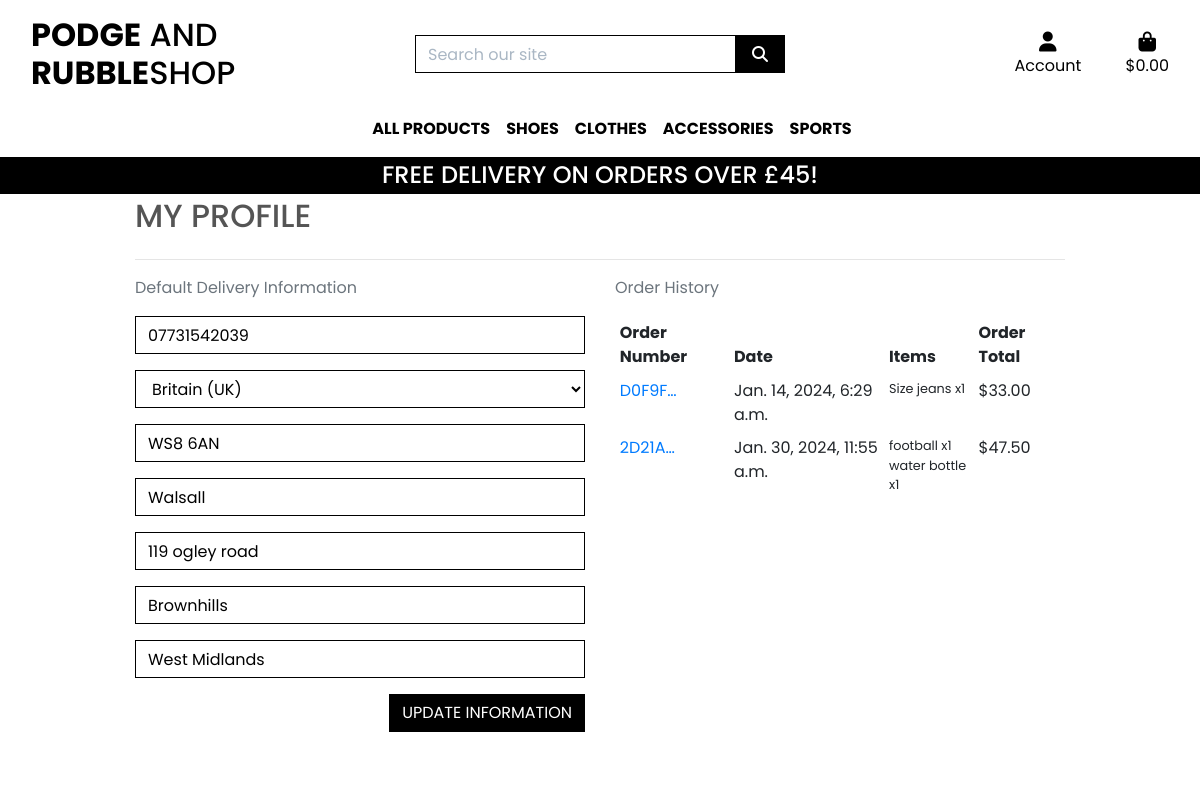
Screenshot of /profile/ (signed in) with the database file from the repository.
### profiles/models.py (models this page shows, shortened)
class UserProfile(models.Model):
    user = models.OneToOneField(User, on_delete=models.CASCADE)
    default_phone_number = models.CharField(max_length=20, null=True, blank=True)
    default_country = CountryField(blank_label='Country', null=True, blank=True)
    default_postcode = models.CharField(max_length=20, null=True, blank=True)
    default_town_or_city = models.CharField(max_length=40, null=True, blank=True)
    default_street_address1 = models.CharField(max_length=80, null=True, blank=True)
    default_street_address2 = models.CharField(max_length=80, null=True, blank=True)
    default_county = models.CharField(max_length=80, null=True, blank=True)

### checkout/models.py (models this page shows, shortened)
class Order(models.Model):
    order_number = models.CharField(max_length=32, null=False, editable=False)
    user_profile = models.ForeignKey(UserProfile, on_delete=models.SET_NULL,
                                     null=True, blank=True, related_name='orders')
    full_name = models.CharField(max_length=50, null=False, blank=False)
    email = models.EmailField(max_length=254, null=False, blank=False)
    phone_number = models.CharField(max_length=20, null=False, blank=False)
    country = CountryField(blank_label='Country *', null=False, blank=False)
    postcode = models.CharField(max_length=20, null=True, blank=True)
    town_or_city = models.CharField(max_length=40, null=False, blank=False)
    street_address1 = models.CharField(max_length=80, null=False, blank=False)
    street_address2 = models.CharField(max_length=80, null=True, blank=True)
    county = models.CharField(max_length=80, null=True, blank=True)
    date = models.DateTimeField(auto_now_add=True)
    delivery_cost = models.DecimalField(max_digits=6, decimal_places=2, null=False, default=0)
    order_total = models.DecimalField(max_digits=10, decimal_places=2, null=False, default=0)
    grand_total = models.DecimalField(max_digits=10, decimal_places=2, null=False, default=0)
    original_bag = models.TextField(null=False, blank=False, default='')
    stripe_pid = models.CharField(max_length=254, null=False, blank=False, default='')

class OrderLineItem(models.Model):
    order = models.ForeignKey(Order, null=False, blank=False, on_delete=models.CASCADE, related_name='lineitems')
    product = models.ForeignKey(Product, null=False, blank=False, on_delete=models.CASCADE)
    product_size = models.CharField(max_length=2, null=True, blank=True) # XS, S, M, L, XL
    quantity = models.IntegerField(null=False, blank=False, default=0)
    lineitem_total = models.DecimalField(max_digits=6, decimal_places=2, null=False, blank=False, editable=False)

### products/models.py (models this page shows, shortened)
class Product(models.Model):
    price = models.DecimalField(
        max_digits=6,
        decimal_places=2)
    discount_price = models.DecimalField(
        max_digits=6,
        decimal_places=2)
    sku = models.CharField(
        max_length=254)
    name = models.CharField(
        max_length=254)
    product_description = models.TextField()
    sizes = models.BooleanField(
        default=False,
        null=True,
        blank=True)
    category = models.CharField(max_length=20)
    gender = models.CharField(max_length=10)
    product_type = models.CharField(max_length=20)
    name = models.CharField(max_length=254)
    gender = models.ForeignKey(
        'Gender',
        null=True,
        blank=True,
        on_delete=models.SET_NULL)
    category = models.ForeignKey(
        'Category',
        null=True,
        blank=True,
        on_delete=models.SET_NULL)
    sub_category = models.ForeignKey(
        'SubCategory',
        null=True,
        blank=True,
        on_delete=models.SET_NULL)
    product_type = models.ForeignKey(
        'ProductType',
        null=True,
        blank=True,
        on_delete=models.SET_NULL)
    image = models.ImageField(
        blank=True,
        null=True)

### profiles/views.py (the view)
# urls.py: path('profile/', include('profiles.urls')),
@login_required
def profile(request):
    profile = get_object_or_404(UserProfile, user=request.user)
    if request.method == 'POST':
        form = UserProfileForm(request.POST, instance=profile)
        if form.is_valid():
            form.save()
            messages.success(request, 'Profile updated successfully')
        else:
            messages.error(request, 'Update failed. Please ensure the form is valid.')
    else:
        form = UserProfileForm(instance=profile)
    orders = profile.orders.all()
    template = 'profiles/profile.html'
    context = {
        'form': form,
        'orders': orders,
        'on_profile_page': True
    }
    return render(request, template, context)

### profiles/forms.py
class UserProfileForm(forms.ModelForm):
    class Meta:
        model = UserProfile
        exclude = ('user',)
    def __init__(self, *args, **kwargs):
        super().__init__(*args, **kwargs)
        placeholders = {
            'default_phone_number': 'Phone Number',
            'default_postcode': 'Postal Code',
            'default_town_or_city': 'Town or City',
            'default_street_address1': 'Street Address 1',
            'default_street_address2': 'Street Address 2',
            'default_county': 'County, State or Locality',
        }
        self.fields['default_phone_number'].widget.attrs['autofocus'] = True
        for field in self.fields:
            if field != 'default_country':
                if self.fields[field].required:
                    placeholder = f'{placeholders[field]} *'
                else:
                    placeholder = placeholders[field]
                self.fields[field].widget.attrs['placeholder'] = placeholder
            self.fields[field].widget.attrs['class'] = 'border-black rounded-0 profile-form-input'
            self.fields[field].label = False

### bag/contexts.py (called while the page is built, shortened)
def bag_contents(request):
    bag_items = []
    total = 0
    product_count = 0
    bag = request.session.get('bag', {})
    if total < settings.FREE_DELIVERY_THRESHOLD:
        delivery = total * Decimal(settings.STANDARD_DELIVERY_PERCENTAGE / 100)
        free_delivery_delta = settings.FREE_DELIVERY_THRESHOLD - total
    else:
        delivery = 0
        free_delivery_delta = 0
    grand_total = delivery + total
    context = {
        'bag_items': bag_items,
        'total': total,
        'product_count': product_count,
        'delivery': delivery,
        'free_delivery_delta': free_delivery_delta,
        'free_delivery_threshold': settings.FREE_DELIVERY_THRESHOLD,
        'grand_total': grand_total,
    }
    return context

### profiles/templates/profiles/profile.html (shortened to what this page needs)
{% extends "base.html" %}
{% load static %}
{% block extra_css %}
    <link rel="stylesheet" href="{% static 'profiles/css/profile.css' %}">
{% endblock %}
{% block page_header %}
    <div class="container header-container">
    </div>
{% endblock %}
{% block content %}
    <div class="overlay"></div>
    <div class="container">
        <div class="row">
            <div class="col">
                <h2 class="logo-font mb-4">My Profile</h2>
                <hr>
            </div>
        </div>
        <div class="row">
            <div class="col-12 col-lg-6">
                <p class="text-muted">Default Delivery Information</p>
                <form class="mt-3" action="{% url 'profile' %}" method="POST" id="profile-update-form">
                    {{ form|crispy }}
                    <button class="btn btn-black rounded-0 text-uppercase float-right">Update Information</button>
                </form>
            </div>
            <div class="col-12 col-lg-6">
                <p class="text-muted">Order History</p>
                <div class="order-history table-responsive">
                    <table class="table table-sm table-borderless">
                        <thead>
                            <tr>
                                <th>Order Number</th>
                                <th>Date</th>
                                <th>Items</th>
                                <th>Order Total</th>
                            </tr>
                        </thead>
                        <tbody>
                            {% for order in orders %}
                                <tr>
                                    <td>
                                        <a href="{% url 'order_history' order.order_number %}"
                                        title="{{ order.order_number }}">
                                            {{ order.order_number|truncatechars:6 }}
                                        </a>
                                    </td>
                                    <td>{{ order.date }}</td>
                                    <td>
                                        <ul class="list-unstyled">
                                            {% for item in order.lineitems.all %}
                                                <li class="small">
                                                    {% if item.product.sizes %}
                                                        Size {{ item.product.size|upper }}
                                                    {% endif %}{{ item.product.name }} x{{ item.quantity }}
                                                </li>
                                            {% endfor %}
                                        </ul>
                                    </td>
                                    <td>${{ order.grand_total }}</td>
                                </tr>
                            {% endfor %}
                        </tbody>
                    </table>
                </div>
            </div>
        </div>
{% endblock %}

### static/css/base.css (style rules this page uses)
html { height: 100%; }
body { background-color: #8941bf !important; color: #555; font-family: 'Poppins' !important; }
.logo-font { text-transform: uppercase; }
.btn-black { background: black; color: white; }
.border-black { border: 1px solid black !important; }
.overlay { height: 100%; width: 100%; top: 0; left: 0; position: fixed; background: white; z-index: -1; }
@media (min-width: 1200px) { .container { max-width: 80%; } }
@media (min-width: 992px) { .header-container { padding-top: 164px; } }
body { background: url('/media/homepage_background_cropped.jpg') no-repeat center center fixed; background-size: cover; height: calc(100vh - 164px); color: #555; font-family: 'Lato'; }

### profiles/static/profiles/css/js/profile.css (style rules this page uses)
.order-history { max-height: 416px; overflow-y: auto; }
#profile-update-form .form-control { color: #000; }
#profile-update-form input::placeholder { color: #aab7c4; }
#id_default_country, #id_default_country option:not(:first-child) { color: #000; }

### rows the page displays
UserProfile: default_phone_number "07731542039", default_country "Britain (UK)", default_postcode "WS8 6AN", default_town_or_city "Walsall", default_street_address1 "119 ogley road", default_street_address2 "Brownhills", default_county "West Midlands"
Order: order_number "D0F9F…", date "Jan. 14, 2024, 6:29 a.m.", grand_total "33.00"
OrderLineItem: product.name "jeans", quantity "1"
Order: order_number "2D21A…", date "Jan. 30, 2024, 11:55 a.m.", grand_total "47.50"
OrderLineItem: product.name "football", quantity "1"
OrderLineItem: product.name "water bottle", quantity "1"

### other values shown
{{ free_delivery_threshold }} "45"
